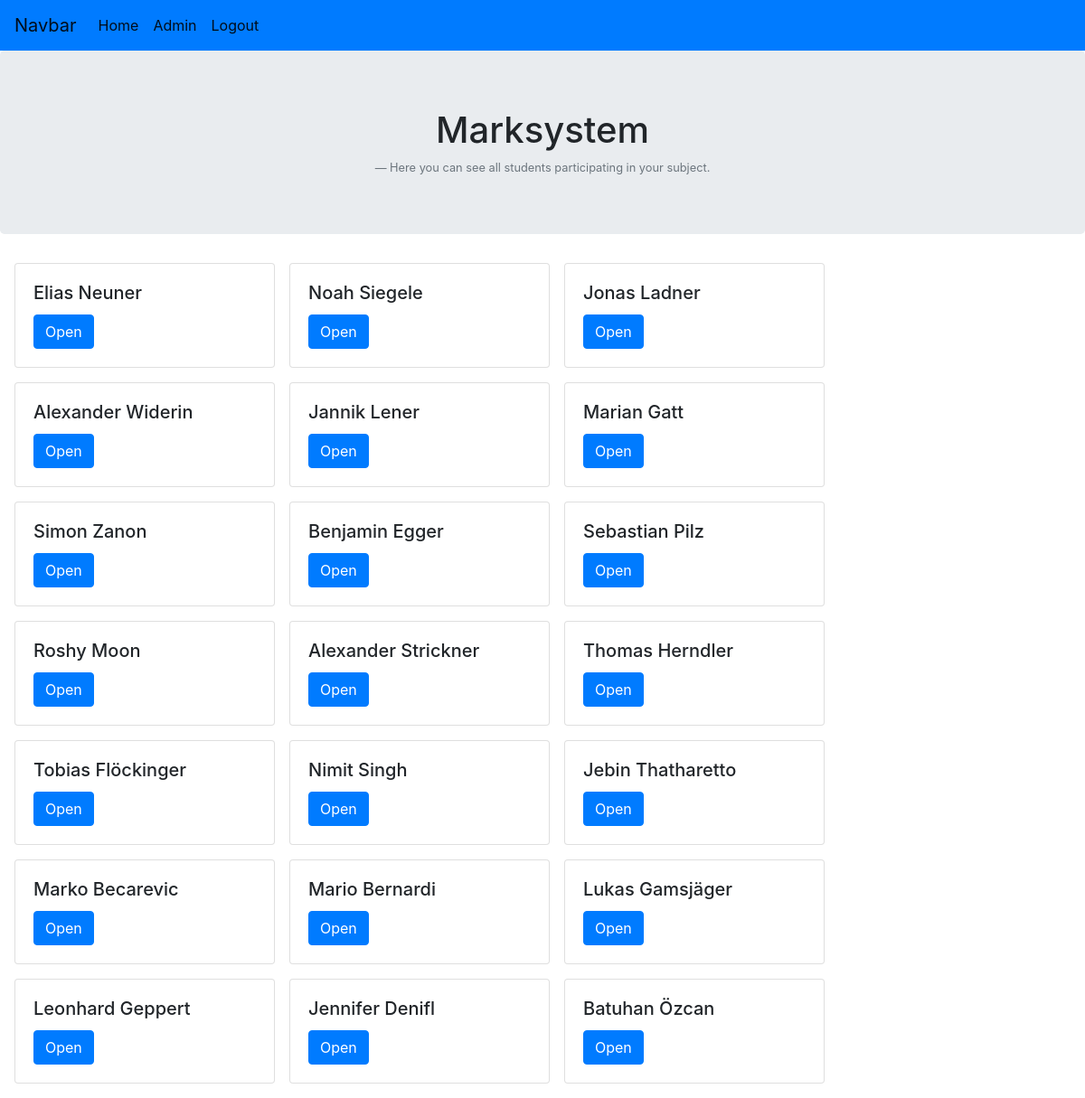
Screenshot of /16/detailseite__lehrer (signed in) with the database file from the repository.
### noten/models.py (models this page shows, shortened)
class Student(models.Model):
    user = models.ForeignKey(User, on_delete=models.CASCADE,)
    klasse = models.ForeignKey(Klasse, on_delete=models.SET_NULL, null=True, blank=True)
    class Meta:
        verbose_name_plural = "Students"

### noten/views.py (the view)
# urls.py: path('<int:klasse_noten_id>/detailseite__lehrer', views.detailseite_notenvergebung_lehrer, name='detailseite_notenvergebung_lehrer'),
@login_required
def detailseite_notenvergebung_lehrer(request, klasse_noten_id):
    notenvergebung = Student.objects.filter(klasse__unterricht__id= klasse_noten_id)
    return render(request, 'noten/detailseite_notenvergebung_lehrer.html', {'latest_student_list' : notenvergebung, 'klasse_noten_id' : klasse_noten_id})

### noten/templates/noten/detailseite_notenvergebung_lehrer.html (shortened to what this page needs)
<!DOCTYPE html>
<head>
    {% load static %}
    <link href="https://stackpath.bootstrapcdn.com/bootstrap/4.2.1/css/bootstrap.min.css"
 rel="stylesheet">
</head>
<body>
<nav class="navbar navbar-expand-lg navbar-light bg-primary">
    <a class="navbar-brand" href="">Navbar</a>
    <div class="collapse navbar-collapse" id="navbarNav">
        <ul class="navbar-nav">
            <li class="nav-item active">
                <a class="nav-link" href="{% url 'noten:startseite_lehrer' %}">Home</a>
            </li>
            <li class="nav-item active">
                <a class="nav-link" href="/admin">Admin</a>
            </li>
            <li class="nav-item active">
                <a class="nav-link" href="/logout">Logout</a>
            </li>
        </ul>
    </div>
</nav>
<div class="jumbotron text-center">
    <h1>Marksystem</h1>
    <footer class="blockquote-footer">Here you can see all students participating in your subject.</footer>
</div>
{% if latest_student_list %}
<div class="row ml-3">
    {% for student in latest_student_list %}
    <div class="card mb-3 mr-3" style="width: 18rem;">
        <div class="card-body">
            <h5 class="card-title">{{ student.user.first_name }} {{ student.user.last_name}}</h5>
            <a class="btn btn-primary"
               href="{% url 'noten:noteneintragung_lehrer' klasse_noten_id student.id%}">Open</a>
        </div>
    </div>
    {% endfor %}
</div>
{% else %}
<p>No Students are available.</p>
{% endif %}
</body>
</html>

### noten/templates/noten/detailseite_notenvergebung_lehrer.html (style rules this page uses)
html, body { overflow-x: hidden; height: 100%; }

### rows the page displays
Student: user.first_name "Elias", user.last_name "Neuner"
Student: user.first_name "Noah", user.last_name "Siegele"
Student: user.first_name "Jonas", user.last_name "Ladner"
Student: user.first_name "Alexander", user.last_name "Widerin"
Student: user.first_name "Jannik", user.last_name "Lener"
Student: user.first_name "Marian", user.last_name "Gatt"
Student: user.first_name "Simon", user.last_name "Zanon"
Student: user.first_name "Benjamin", user.last_name "Egger"
Student: user.first_name "Sebastian", user.last_name "Pilz"
Student: user.first_name "Roshy", user.last_name "Moon"
Student: user.first_name "Alexander", user.last_name "Strickner"
Student: user.first_name "Thomas", user.last_name "Herndler"
Student: user.first_name "Tobias", user.last_name "Flöckinger"
Student: user.first_name "Nimit", user.last_name "Singh"
Student: user.first_name "Jebin", user.last_name "Thatharetto"
Student: user.first_name "Marko", user.last_name "Becarevic"
Student: user.first_name "Mario", user.last_name "Bernardi"
Student: user.first_name "Lukas", user.last_name "Gamsjäger"
Student: user.first_name "Leonhard", user.last_name "Geppert"
Student: user.first_name "Jennifer", user.last_name "Denifl"
Student: user.first_name "Batuhan", user.last_name "Özcan"
